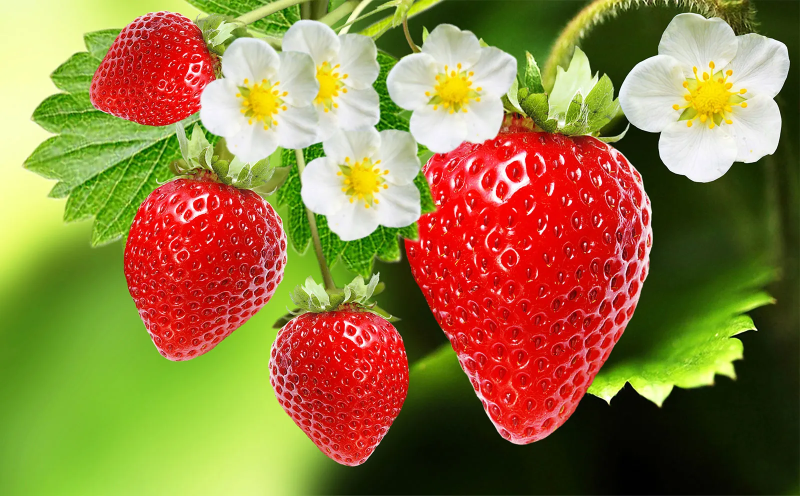
#> input picture strawberry.webp, 1600 x 991 px (shown at 1/2 size)
$ python crop.py
#> lines starting #> are read from the running program, lines starting #| are printed output that depends on the picture
import numpy as np
import cv2


#이미지 파일을 read
img = cv2.imread("strawberry.webp")
#> img is the input picture: shape (991, 1600, 3); mean B, G, R 64.5, 121.6, 148
print(img.shape)
#| (991, 1600, 3)

cropped = img[50:450,100:400]
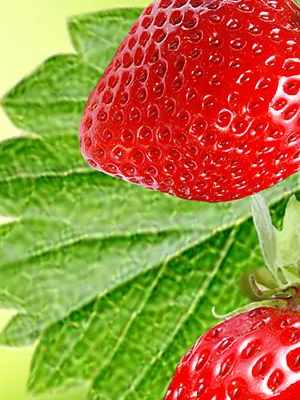
#> cropped: shape (400, 300, 3); mean B, G, R 60.2, 130.2, 167.4
resized = cv2.resize(cropped,(400,200))
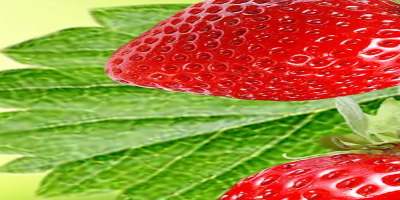
#> resized: shape (200, 400, 3); mean B, G, R 60.2, 130.1, 167.4

cv2.imshow("origin",img)
cv2.imshow("cropped img", cropped)
cv2.imshow("resized img", resized)


cv2.waitKey(0)

cv2.destroyAllWindows()
